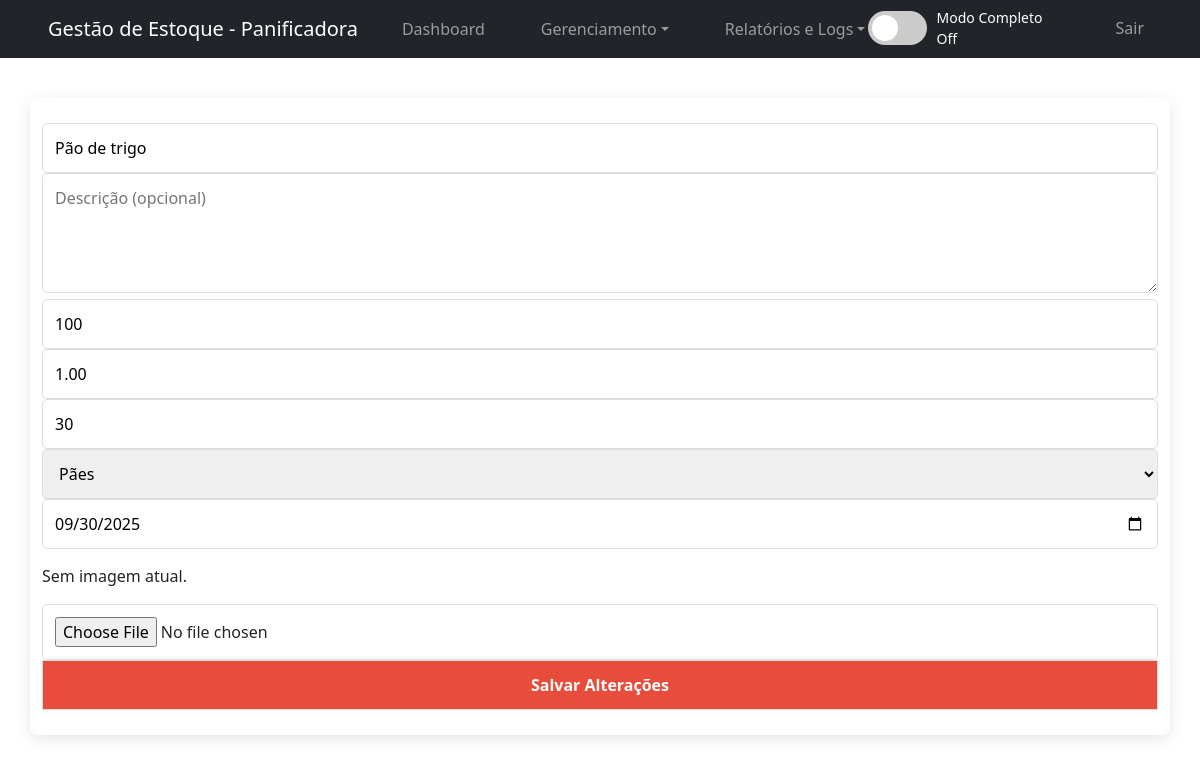
Screenshot of /editar_produto.php?id=23 (signed in) with the database file from the repository.
### tables this page shows
CREATE TABLE `produtos` (
  `id` int(11) NOT NULL AUTO_INCREMENT,
  `nome_produto` varchar(100) NOT NULL,
  `descricao` text DEFAULT NULL,
  `quantidade` int(10) unsigned NOT NULL DEFAULT 0,
  `preco` decimal(10,2) NOT NULL,
  `imagem` varchar(255) DEFAULT NULL COMMENT 'Nome do arquivo da imagem',
  `estoque_minimo` int(10) unsigned NOT NULL DEFAULT 0,
  `categoria_id` int(11) DEFAULT NULL,
  `data_validade` date DEFAULT NULL,
  `fornecedor_id` int(11) DEFAULT NULL,
  PRIMARY KEY (`id`),
  KEY `fk_categoria` (`categoria_id`),
  KEY `fornecedor_id` (`fornecedor_id`),
  CONSTRAINT `fk_categoria` FOREIGN KEY (`categoria_id`) REFERENCES `categorias` (`id`),
  CONSTRAINT `produtos_ibfk_1` FOREIGN KEY (`fornecedor_id`) REFERENCES `fornecedores` (`id`) ON DELETE SET NULL
);

CREATE TABLE `categorias` (
  `id` int(11) NOT NULL AUTO_INCREMENT,
  `nome` varchar(50) NOT NULL,
  PRIMARY KEY (`id`)
);

### editar_produto.php (the view, shortened to what this page needs)
<?php
require_once 'conexao.php';
$id = intval($_GET['id']);
$stmt = $conexao->prepare("SELECT * FROM produtos WHERE id = ?");
$stmt->bind_param("i", $id);
$stmt->execute();
$produto = $stmt->get_result()->fetch_assoc();
$sql_categorias = "SELECT id, nome FROM categorias";
$resultado_categorias = $conexao->query($sql_categorias);
$categorias = [];
while ($row = $resultado_categorias->fetch_assoc()) {
    $categorias[] = $row;
}
?>
<!DOCTYPE html>
<html lang="pt-BR">
<head>
    <link rel="stylesheet" href="style.css">
    <link href="https://cdn.jsdelivr.net/npm/bootstrap@5.3.3/dist/css/bootstrap.min.css" rel="stylesheet">
</head>
<body>
<?php include 'navbar.php'; ?>
    <div class="container">
        <form action="editar_produto.php?id=<?php echo $id; ?>" method="post" enctype="multipart/form-data">
            <input type="text" name="nome_produto" value="<?php echo htmlspecialchars($produto['nome_produto']); ?>" placeholder="Nome do Produto" required>
            <textarea name="descricao" placeholder="Descrição (opcional)"><?php echo htmlspecialchars($produto['descricao']); ?></textarea>
            <input type="number" name="quantidade" value="<?php echo $produto['quantidade']; ?>" placeholder="Quantidade" required min="0">
            <input type="number" name="preco" value="<?php echo $produto['preco']; ?>" placeholder="Preço (ex: 9.99)" step="0.01" required min="0">
            <input type="number" name="estoque_minimo" value="<?php echo htmlspecialchars($produto['estoque_minimo'] ?? 0); ?>" placeholder="Estoque Mínimo" required min="0">
            <select name="categoria_id" required>
                <?php foreach ($categorias as $categoria): ?>
                    <option value="<?php echo $categoria['id']; ?>" <?php echo $produto['categoria_id'] == $categoria['id'] ? 'selected' : ''; ?>>
                        <?php echo htmlspecialchars($categoria['nome']); ?>
                    </option>
                <?php endforeach; ?>
            </select>
            <input type="date" name="data_validade" value="<?php echo $produto['data_validade'] ? htmlspecialchars($produto['data_validade']) : ''; ?>" placeholder="Data de Validade (opcional)">
            <div class="imagem-atual">
                <?php if ($produto['imagem']): ?>
                    <p>Imagem Atual:</p>
                    <img src="imagens/<?php echo htmlspecialchars($produto['imagem']); ?>" alt="Imagem Atual" class="produto-imagem">
                <?php else: ?>
                    <p>Sem imagem atual.</p>
                <?php endif; ?>
            </div>
            <input type="file" name="imagem" accept=".jpg,.jpeg,.png" placeholder="Nova Imagem (opcional)">
            <button type="submit">Salvar Alterações</button>
        </form>
    </div>
</body>
</html>

### style.css (style rules this page uses)
* { margin: 0; padding: 0; box-sizing: border-box; }
body { font-family: 'Segoe UI', Arial, sans-serif; background-color: #f5f6fa; color: #333; line-height: 1.6; }
.container { width: 70%; max-width: 900px; margin: 40px auto; background-color: white; padding: 25px; box-shadow: 0 4px 15px rgba(0,0,0,0.1); border-radius: 8px; }
input, select, textarea, button { width: 100%; padding: 12px; margin: 10px 0; border-radius: 5px; border: 1px solid #ddd; font-size: 15px; transition: border-color 0.3s ease; }
textarea { resize: vertical; min-height: 120px; }
button { background-color: #e74c3c; color: white; cursor: pointer; font-weight: bold; transition: background-color 0.3s ease, transform 0.2s ease; }
.imagem-atual { margin: 15px 0; }

### rows the page displays
produtos: nome_produto "Pão de trigo", quantidade "100", preco "1.00", estoque_minimo "30", categoria_id "Pães", data_validade "09/30/2025"

### other values shown
$title "Gestão de Estoque - Panificadora"
